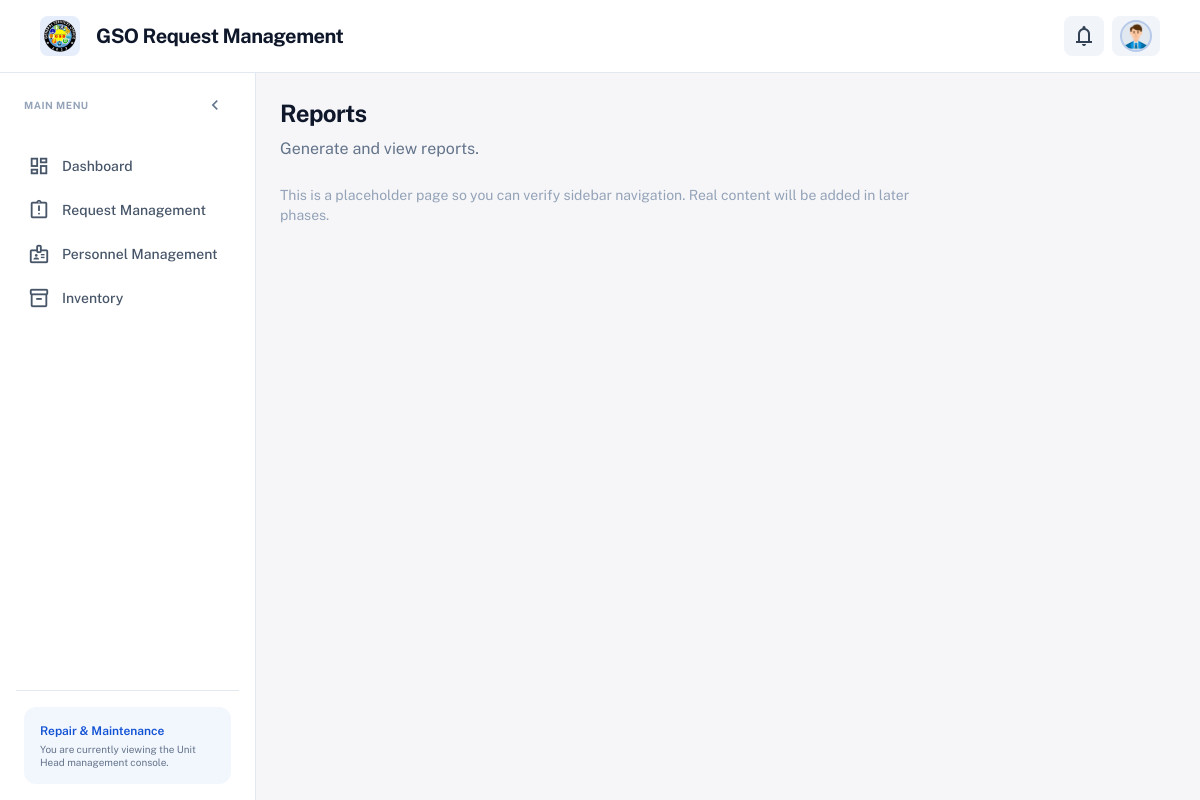
Screenshot of /accounts/staff/reports/ (signed in) with the database file from the repository.
### apps/gso_accounts/models.py (models this page shows, shortened)
class User(AbstractUser):
    AVATAR_CHOICES = (
        ('man1', 'Man 1'),
        ('man2', 'Man 2'),
        ('man3', 'Man 3'),
        ('man4', 'Man 4'),
        ('man5', 'Man 5'),
        ('man6', 'Man 6'),
        ('man7', 'Man 7'),
        ('man8', 'Man 8'),
        ('man9', 'Man 9'),
        ('woman1', 'Woman 1'),
        ('woman2', 'Woman 2'),
        ('woman3', 'Woman 3'),
        ('woman4', 'Woman 4'),
        ('woman5', 'Woman 5'),
        ('woman6', 'Woman 6'),
        ('woman7', 'Woman 7'),
        ('woman8', 'Woman 8'),
    )
    class Role(models.TextChoices):
        REQUESTOR = 'REQUESTOR', 'Requestor'
        UNIT_HEAD = 'UNIT_HEAD', 'Unit Head'
        PERSONNEL = 'PERSONNEL', 'Personnel'
        GSO_OFFICE = 'GSO_OFFICE', 'GSO Office'
        DIRECTOR = 'DIRECTOR', 'Director'
    role = models.CharField(
        max_length=20,
        choices=Role.choices,
        default=Role.REQUESTOR,
    )
    unit = models.ForeignKey(
        'gso_units.Unit',
        on_delete=models.SET_NULL,
        null=True,
        blank=True,
        related_name='users',
        help_text='Unit for Unit Head / Personnel.',
    )
    avatar_code = models.CharField(
        max_length=20,
        choices=AVATAR_CHOICES,
        blank=True,
        default='man1',
        help_text='Static avatar image key (man1–man9, woman1–woman8).',
    )
    oic_for_director = models.ForeignKey(
        'self',
        on_delete=models.SET_NULL,
        null=True,
        blank=True,
        related_name='oic_users',
        help_text='Director who designated this user as Officer-in-Charge (OIC).',
    )
    class Meta:
        verbose_name = 'user'
        verbose_name_plural = 'users'
    @property
    def is_requestor(self):
        return self.role == self.Role.REQUESTOR
    @property
    def is_unit_head(self):
        return self.role == self.Role.UNIT_HEAD
    @property
    def is_gso_office(self):
        return self.role == self.Role.GSO_OFFICE
    @property
    def is_director(self):
        return self.role == self.Role.DIRECTOR
    @property
    def avatar_static_path(self):
        code = self.avatar_code or 'man1'
        return f"img/avatars/{code}.png"

### apps/gso_units/models.py (models this page shows, shortened)
class Unit(models.Model):
    name = models.CharField(max_length=120)
    code = models.SlugField(max_length=50, unique=True, help_text="Short code, e.g. repair, utility")
    is_active = models.BooleanField(default=True)
    created_at = models.DateTimeField(auto_now_add=True)
    updated_at = models.DateTimeField(auto_now=True)
    class Meta:
        ordering = ['name']

### apps/gso_accounts/views.py (the view)
# urls.py: path('staff/reports/', views.StaffReportsView.as_view(), name='staff_reports'),
class StaffReportsView(StaffPlaceholderView):
    page_title = 'Reports'
    page_description = 'Generate and view reports.'

### apps/gso_accounts/context_processors.py (called while the page is built)
def requestor_notifications(request):
    try:
        if not getattr(request, 'user', None) or not request.user.is_authenticated:
            return {'requestor_notifications': [], 'user_notifications': [], 'unread_notification_count': 0}
    except Exception:
        return {'requestor_notifications': [], 'user_notifications': [], 'unread_notification_count': 0}
    from apps.gso_notifications.models import Notification
    qs = list(Notification.objects.filter(user=request.user).order_by('-created_at')[:50])
    unread_count = Notification.objects.filter(user=request.user, read=False).count()
    return {
        'requestor_notifications': qs,
        'user_notifications': qs,
        'unread_notification_count': unread_count,
    }

def requestor_profile_form(request):
    try:
        if not getattr(request, 'user', None) or not request.user.is_authenticated:
            return {}
        if getattr(request.user, 'role', None) != 'REQUESTOR':
            return {}
    except Exception:
        return {}
    return {'requestor_profile_form': RequestorProfileForm(instance=request.user)}

### apps/gso_accounts/views.py (called while the page is built)
    def dispatch(self, request, *args, **kwargs):
        if not request.user.is_authenticated:
            return redirect('gso_accounts:login')
        if hasattr(request.user, 'is_requestor') and request.user.is_requestor:
            return redirect('gso_accounts:requestor_dashboard')
        return super().dispatch(request, *args, **kwargs)

    def get_context_data(self, **kwargs):
        context = super().get_context_data(**kwargs)
        context['page_title'] = self.page_title
        context['page_description'] = self.page_description
        return context

### templates/staff/placeholder.html (shortened to what this page needs)
{% extends "layouts/base_staff.html" %}
{% block staff_content %}
<div class="max-w-2xl">
    <h1 class="text-2xl font-bold text-slate-900 dark:text-slate-100 tracking-tight mb-2">{{ page_title }}</h1>
    <p class="text-slate-500 dark:text-slate-400">{{ page_description }}</p>
    <p class="mt-6 text-sm text-slate-400 dark:text-slate-500">This is a placeholder page so you can verify sidebar navigation. Real content will be added in later phases.</p>
</div>
{% endblock %}

### templates/includes/header_staff.html (shortened to what this page needs)
{% load static %}
<header class="flex items-center justify-between border-b border-slate-200 dark:border-slate-800 bg-white dark:bg-slate-900 px-6 md:px-10 py-4 sticky top-0 z-40">
    <div class="flex items-center gap-3 text-primary">
        <div class="flex items-center gap-4">
            <div class="size-10 bg-primary/10 rounded-lg flex items-center justify-center overflow-hidden">
                <img src="{% static 'img/logo/gso_logo.png' %}" alt="GSO logo" class="w-8 h-8 object-contain">
            </div>
            <a href="{% url 'gso_accounts:staff_dashboard' %}" class="text-slate-900 dark:text-slate-100 text-xl font-bold leading-tight tracking-tight hover:opacity-90">GSO Request Management</a>
        </div>
    </div>
    <div class="flex flex-1 justify-end gap-4 items-center">
        <div class="flex gap-2 items-center">
            <div class="relative" id="staff-notif-dropdown-wrap">
                <button type="button" id="staff-notif-dropdown-btn" class="relative flex items-center justify-center rounded-lg h-10 w-10 bg-slate-100 dark:bg-slate-800 text-slate-700 dark:text-slate-300 hover:bg-primary/10 hover:text-primary transition-colors" aria-label="Notifications" aria-expanded="false" aria-haspopup="true">
                    <span class="material-symbols-outlined">notifications</span>
                </button>
            </div>
            <div class="relative" id="staff-profile-dropdown-wrap">
            <button type="button" id="staff-profile-dropdown-btn" class="flex items-center gap-2 rounded-lg h-10 pl-2 pr-2 bg-slate-100 dark:bg-slate-800 text-slate-700 dark:text-slate-300 hover:bg-primary/10 hover:text-primary transition-colors focus:outline-none focus:ring-2 focus:ring-primary/30" aria-expanded="false" aria-haspopup="true" aria-label="Profile menu">
                <div class="bg-slate-200 dark:bg-slate-700 rounded-full size-8 overflow-hidden border-2 border-primary/20 flex items-center justify-center">
                    <img src="{% static request.user.avatar_static_path %}" alt="Profile avatar" class="w-full h-full object-cover"/>
                </div>
            </button>
        </div>
        </div>
    </div>
</header>

### templates/includes/sidebar_staff.html (shortened to what this page needs)
<aside class="sidebar-staff sidebar--expand w-64 flex-shrink-0 bg-white dark:bg-slate-900 border-r border-slate-200 dark:border-slate-800 flex flex-col p-4 gap-2 fixed md:relative inset-y-0 left-0 z-30 transform -translate-x-full md:translate-x-0 transition-[transform,width] duration-200 ease-out" aria-label="Main navigation" id="staff-sidebar">
    <div class="sidebar-header-row flex items-center justify-between mb-4 px-2 min-h-[1.25rem]">
        <span class="sidebar-main-menu text-[10px] font-bold uppercase tracking-wider text-slate-400">Main Menu</span>
        <button type="button" id="staff-sidebar-minimize-btn" class="sidebar-minimize-btn flex items-center justify-center rounded-lg w-8 h-8 text-slate-500 hover:bg-slate-100 dark:hover:bg-slate-800 hover:text-primary transition-colors flex-shrink-0" aria-label="Collapse sidebar" title="Collapse sidebar">
            <span class="material-symbols-outlined text-[20px]">chevron_left</span>
        </button>
    </div>
    <nav class="flex flex-col gap-0.5 flex-1 overflow-y-auto">
        {% if request.user.is_unit_head %}
        <a href="{% url 'gso_accounts:staff_dashboard' %}" class="sidebar-nav-link flex items-center gap-3 px-3 py-2.5 rounded-lg font-medium transition-all {% if request.resolver_match.url_name == 'staff_dashboard' %}bg-primary text-white shadow-sm shadow-primary/20{% else %}text-slate-600 dark:text-slate-400 hover:bg-slate-100 dark:hover:bg-slate-800{% endif %}" title="Dashboard">
            <span class="material-symbols-outlined text-[22px] flex-shrink-0">dashboard</span>
            <span class="sidebar-label text-sm truncate">Dashboard</span>
        </a>
        <a href="{% url 'gso_accounts:staff_request_management' %}" class="sidebar-nav-link flex items-center gap-3 px-3 py-2.5 rounded-lg font-medium transition-all {% if request.resolver_match.url_name == 'staff_request_management' or request.resolver_match.url_name == 'staff_request_history' %}bg-primary text-white shadow-sm shadow-primary/20{% else %}text-slate-600 dark:text-slate-400 hover:bg-slate-100 dark:hover:bg-slate-800{% endif %}" title="Request Management">
            <span class="material-symbols-outlined text-[22px] flex-shrink-0">assignment_late</span>
            <span class="sidebar-label text-sm truncate">Request Management</span>
        </a>
        <a href="{% url 'gso_accounts:staff_personnel_management' %}" class="sidebar-nav-link flex items-center gap-3 px-3 py-2.5 rounded-lg font-medium transition-all {% if request.resolver_match.url_name == 'staff_personnel_management' %}bg-primary text-white shadow-sm shadow-primary/20{% else %}text-slate-600 dark:text-slate-400 hover:bg-slate-100 dark:hover:bg-slate-800{% endif %}" title="Personnel Management">
            <span class="material-symbols-outlined text-[22px] flex-shrink-0">badge</span>
            <span class="sidebar-label text-sm truncate">Personnel Management</span>
        </a>
        <a href="{% url 'gso_accounts:staff_inventory' %}" class="sidebar-nav-link flex items-center gap-3 px-3 py-2.5 rounded-lg font-medium transition-all {% if request.resolver_match.url_name|default:''|slice:':15' == 'staff_inventory' %}bg-primary text-white shadow-sm shadow-primary/20{% else %}text-slate-600 dark:text-slate-400 hover:bg-slate-100 dark:hover:bg-slate-800{% endif %}" title="Inventory">
            <span class="material-symbols-outlined text-[22px] flex-shrink-0">inventory_2</span>
            <span class="sidebar-label text-sm truncate">Inventory</span>
        </a>
        {% endif %}
    </nav>
    <div class="mt-auto border-t border-slate-200 dark:border-slate-800 pt-4 px-2">
        <div class="bg-primary/5 dark:bg-primary/10 rounded-xl p-4 sidebar-bottom-card">
            <p class="sidebar-bottom-text text-xs font-semibold text-primary mb-1">{% if request.user.unit %}{{ request.user.unit.name }}{% else %}{% if request.user.is_director %}Director{% elif request.user.is_gso_office %}GSO Office{% elif request.user.is_unit_head %}Unit Head{% elif request.user.is_personnel %}Personnel{% else %}Staff{% endif %}{% endif %}</p>
            <p class="sidebar-bottom-text text-[10px] text-slate-500 dark:text-slate-400 leading-tight">You are currently viewing the {% if request.user.is_director %}Director{% elif request.user.is_gso_office %}GSO Office{% elif request.user.is_unit_head %}Unit Head{% elif request.user.is_personnel %}Personnel{% else %}Staff{% endif %} management console.</p>
        </div>
    </div>
</aside>

### templates/layouts/base_staff.html (style rules this page uses)
body { font-family: 'Public Sans', sans-serif; }
.material-symbols-outlined { font-variation-settings: 'FILL' 0, 'wght' 400, 'GRAD' 0, 'opsz' 24; }
#staff-sidebar { width: 16rem; min-width: 16rem; }

### rows the page displays
User: avatar_code (picture), user.unit.name "Repair & Maintenance"

### other values shown
{{ page_title }} "Reports"
{{ page_description }} "Generate and view reports."
